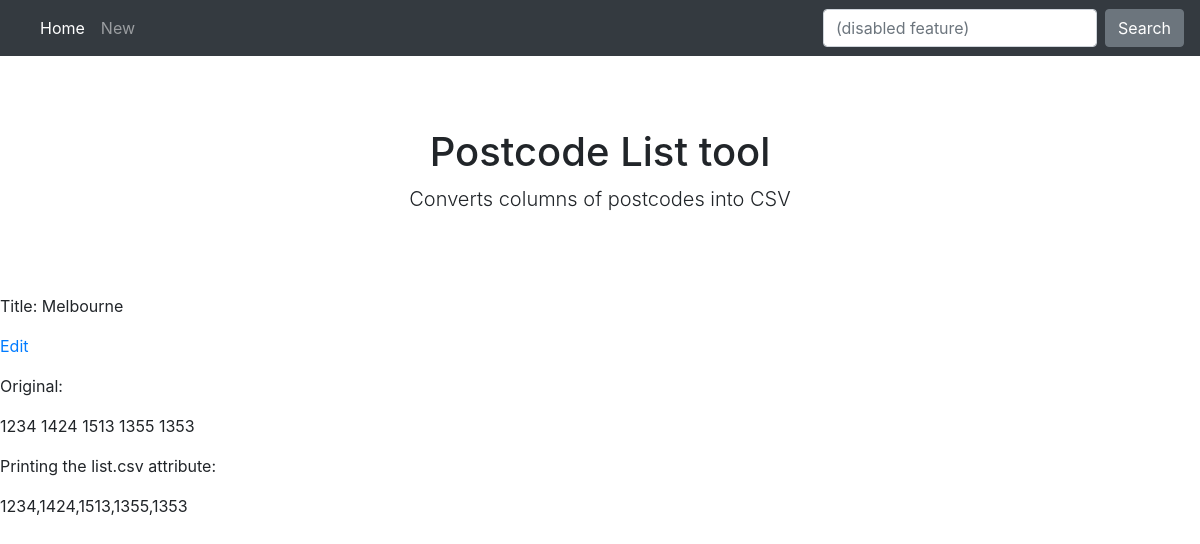
The page /list/46/ on the database its author committed.
### pc_tool/models.py (models this page shows, shortened)
class PostcodeList(models.Model):
    title = models.CharField(default="", max_length=100)
    text = models.TextField()
    csv = models.TextField(default="", blank=True)

### pc_tool/views.py (the view)
# urls.py: path('list/<int:pk>/', views.list_detail, name='list_detail'),
def list_detail(request, pk):
    list = get_object_or_404(PostcodeList, pk=pk)
    return render(request, 'pc_tool/list_detail.html', {'list': list})

### pc_tool/templates/pc_tool/list_detail.html (shortened to what this page needs)
{% extends 'pc_tool/base.html' %}
{% block content %}
<p>Title: {{ list.title }}</p>
<a href="{% url 'list_edit' pk=list.pk %}"> Edit </a>
<p>Original:</p>
<p>{{ list.text }}</p>
<p>Printing the list.csv attribute:</p>
<p>{{ list.csv }}</p>
{% endblock %}

### pc_tool/static/css/pc_tool.css (style rules this page uses)
body { padding-top: 5rem; }

### rows shown on the page
PostcodeList: title "Melbourne", text "1234 1424 1513 1355 1353", csv "1234,1424,1513,1355,1353"
